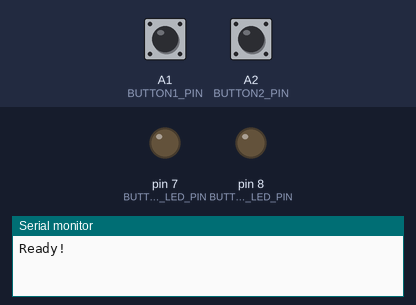
This sketch was run on a simulated Arduino Leonardo, built with avr-gcc and run on an emulated ATmega32U4. Shown: output pins drawn as LEDs (lit = HIGH), the last lines printed to the serial monitor. Inputs (shaded band) come from the test bench; at power-on: A1 (BUTTON1_PIN) LOW, A2 (BUTTON2_PIN) LOW.

Above: at 3.2 s.
3.3 s: A1 (BUTTON1_PIN) pulled HIGH for 0.15 s
At 3.39 s:
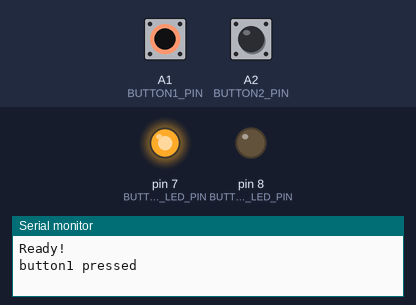
4.9 s: A2 (BUTTON2_PIN) pulled HIGH for 0.15 s
At 5.06 s:
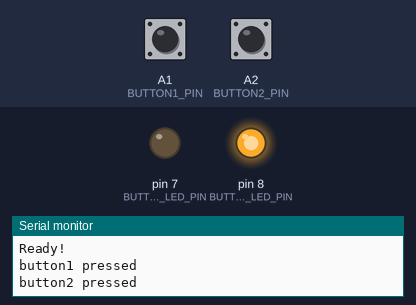
6.6 s: A2 (BUTTON2_PIN) pulled HIGH for 3.2 s
At 11.0 s:
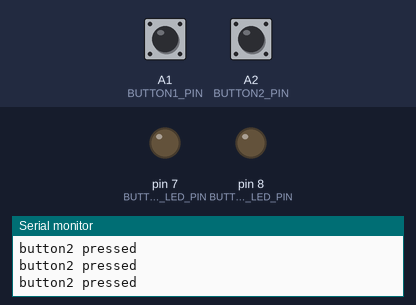
11.3 s: A1 (BUTTON1_PIN) pulled HIGH for 3.2 s
At 12.4 s:
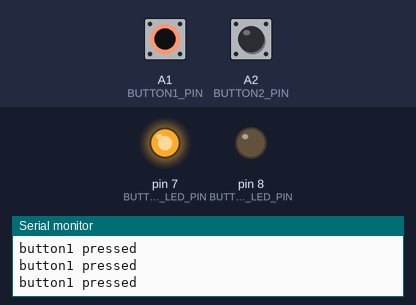
16.0 s: A1 (BUTTON1_PIN) driven HIGH and A2 (BUTTON2_PIN) driven HIGH
At 17.4 s:
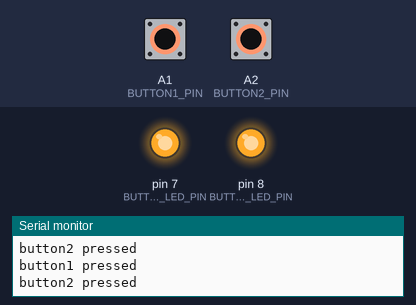
Timing chart, 0 to 18.6 s (numbered marks = the images above; inputs shaded):
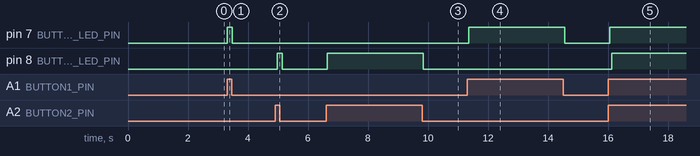

Measured:
- after the input at 3.3 s, pin 7 (BUTTON1_LED_PIN): LOW → HIGH at once, → LOW 0.17 s later
- after the input at 4.9 s, pin 8 (BUTTON2_LED_PIN): LOW → HIGH after 0.08 s, → LOW 0.17 s later
- after the input at 6.6 s, pin 8 (BUTTON2_LED_PIN): LOW → HIGH after 0.05 s, → LOW 3.2 s later
- after the input at 11.3 s, pin 7 (BUTTON1_LED_PIN): LOW → HIGH after 0.05 s, → LOW 3.2 s later
- after the input at 16.0 s, pin 7 (BUTTON1_LED_PIN): LOW → HIGH after 0.05 s; pin 8 (BUTTON2_LED_PIN): LOW → HIGH after 0.12 s

The sketch:

TOM___IR___send.ino
```cpp
/* send.ino Example sketch for IRLib2
 *  Illustrates how to send a code.
 */
#include <IRLibSendBase.h>    // First include the send base
//Now include only the protocols you wish to actually use.
//The lowest numbered protocol should be first but remainder
//can be any order.
#include <IRLib_P01_NEC.h>
#include <IRLib_P02_Sony.h>
#include <IRLibCombo.h>     // After all protocols, include this
// All of the above automatically creates a universal sending
// class called "IRsend" containing only the protocols you want.
// Now declare an instance of that sender.

const int BUTTON1_PIN = A1;
const int BUTTON2_PIN = A2;

const int BUTTON1_LED_PIN = 7;
const int BUTTON2_LED_PIN = 8;

bool DEBUG = true;

IRsend mySender;

void setup() {
  Serial.begin(9600);
  pinMode(BUTTON1_PIN, INPUT);
  pinMode(BUTTON2_PIN, INPUT);
  pinMode(BUTTON1_LED_PIN, OUTPUT);
  pinMode(BUTTON2_LED_PIN, OUTPUT);

  delay(2000); while (!Serial); //delay for Leonardo
  Serial.println(F("Ready!"));
}

void loop() {

  bool button1State = updateButton(BUTTON1_PIN, BUTTON1_LED_PIN);
  if(button1State){
    mySender.send(SONY,0xa8bca, 20);
    if(DEBUG) Serial.println(F("button1 pressed"));
  }

  bool button2State = updateButton(BUTTON2_PIN, BUTTON2_LED_PIN);
  if(button2State){
    mySender.send(SONY,0xa8bca, 20);
    if(DEBUG) Serial.println(F("button2 pressed"));
  }

  if(DEBUG) delay(100);
}


//return true if button is pressed
bool updateButton(int buttonPin, int LEDpin){
  int bValue = digitalRead(buttonPin);
  if (bValue == HIGH){
    digitalWrite(LEDpin, HIGH); //analogWrite ok too
    return true;
  }else{
    digitalWrite(LEDpin, LOW);
    return false;
  }
}
```
